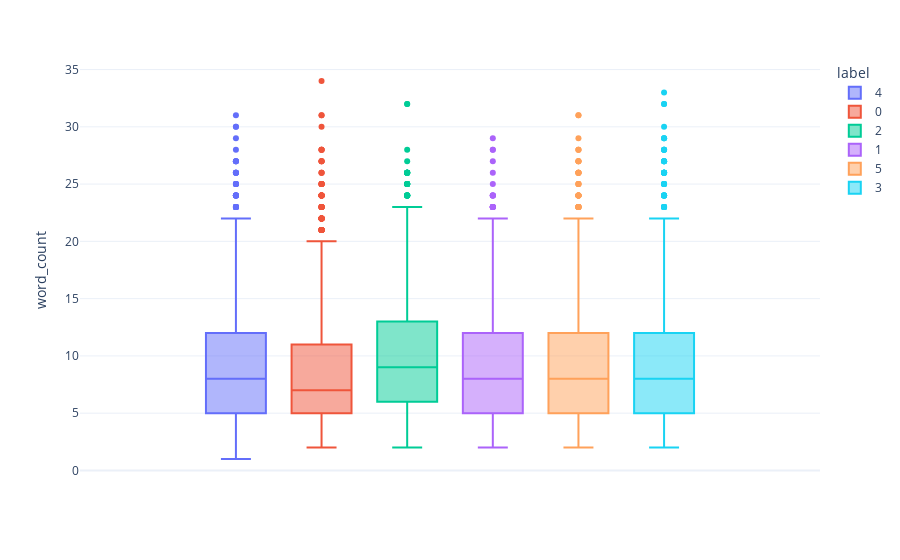

The code cell stored with this chart in its notebook:
### Markdown cell above
#### Word Count Distribution by Emotion

### Code cell
# !pip install plotly
import plotly.express as px

# Create a column for text length (word count)
undersample_dataset['word_count'] = undersample_dataset['text'].apply(lambda x: len(str(x).split()))

# Box plot for word count distribution across emotion labels
fig = px.box(undersample_dataset, y="word_count", color="label", template="plotly_white")

# Show the plot
fig.show()

### Figure 1 — Plotly figure (JSON) as saved in the notebook; plotly's stock layout.template omitted (floating-point values rounded to 4 significant figures; data arrays with more than 128 entries replaced by an {"elided": "..."} marker saying what was removed)
{"data": [{"alignmentgroup": "True", "hovertemplate": "label=4<br>word_count=%{y}<extra></extra>", "legendgroup": "4", "marker": {"color": "#636efa"}, "name": "4", "notched": false, "offsetgroup": "4", "orientation": "v", "showlegend": true, "x0": " ", "xaxis": "x", "y": {"elided": "1668 int values"}, "y0": " ", "yaxis": "y", "type": "box"}, {"alignmentgroup": "True", "hovertemplate": "label=0<br>word_count=%{y}<extra></extra>", "legendgroup": "0", "marker": {"color": "#EF553B"}, "name": "0", "notched": false, "offsetgroup": "0", "orientation": "v", "showlegend": true, "x0": " ", "xaxis": "x", "y": {"elided": "1668 int values"}, "y0": " ", "yaxis": "y", "type": "box"}, {"alignmentgroup": "True", "hovertemplate": "label=2<br>word_count=%{y}<extra></extra>", "legendgroup": "2", "marker": {"color": "#00cc96"}, "name": "2", "notched": false, "offsetgroup": "2", "orientation": "v", "showlegend": true, "x0": " ", "xaxis": "x", "y": {"elided": "1668 int values"}, "y0": " ", "yaxis": "y", "type": "box"}, {"alignmentgroup": "True", "hovertemplate": "label=1<br>word_count=%{y}<extra></extra>", "legendgroup": "1", "marker": {"color": "#ab63fa"}, "name": "1", "notched": false, "offsetgroup": "1", "orientation": "v", "showlegend": true, "x0": " ", "xaxis": "x", "y": {"elided": "1668 int values"}, "y0": " ", "yaxis": "y", "type": "box"}, {"alignmentgroup": "True", "hovertemplate": "label=5<br>word_count=%{y}<extra></extra>", "legendgroup": "5", "marker": {"color": "#FFA15A"}, "name": "5", "notched": false, "offsetgroup": "5", "orientation": "v", "showlegend": true, "x0": " ", "xaxis": "x", "y": {"elided": "1668 int values"}, "y0": " ", "yaxis": "y", "type": "box"}, {"alignmentgroup": "True", "hovertemplate": "label=3<br>word_count=%{y}<extra></extra>", "legendgroup": "3", "marker": {"color": "#19d3f3"}, "name": "3", "notched": false, "offsetgroup": "3", "orientation": "v", "showlegend": true, "x0": " ", "xaxis": "x", "y": {"elided": "1668 int values"}, "y0": " ", "yaxis": "y", "type": "box"}], "layout": {"xaxis": {"anchor": "y", "domain": [0.0, 1.0]}, "yaxis": {"anchor": "x", "domain": [0.0, 1.0], "title": {"text": "word_count"}}, "legend": {"title": {"text": "label"}, "tracegroupgap": 0}, "margin": {"t": 60}, "boxmode": "group"}}
